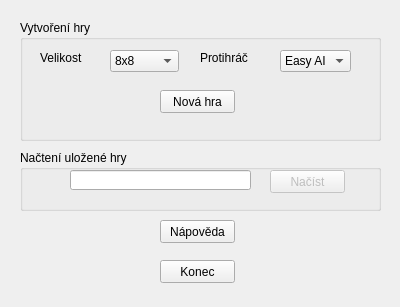
<?xml version="1.0" encoding="UTF-8"?>
<ui version="4.0">
 <class>MainWindow</class>
 <widget class="QMainWindow" name="MainWindow">
  <property name="geometry">
   <rect>
    <x>0</x>
    <y>0</y>
    <width>400</width>
    <height>307</height>
   </rect>
  </property>
  <property name="sizePolicy">
   <sizepolicy hsizetype="Fixed" vsizetype="Fixed">
    <horstretch>0</horstretch>
    <verstretch>0</verstretch>
   </sizepolicy>
  </property>
  <property name="minimumSize">
   <size>
    <width>400</width>
    <height>307</height>
   </size>
  </property>
  <property name="maximumSize">
   <size>
    <width>400</width>
    <height>307</height>
   </size>
  </property>
  <property name="windowTitle">
   <string>Reversi (Othello)</string>
  </property>
  <property name="windowIcon">
   <iconset resource="reversi.qrc">
    <normaloff>:/reversi.ico</normaloff>:/reversi.ico</iconset>
  </property>
  <property name="autoFillBackground">
   <bool>true</bool>
  </property>
  <widget class="QWidget" name="centralWidget">
   <widget class="QGroupBox" name="newGB">
    <property name="geometry">
     <rect>
      <x>20</x>
      <y>20</y>
      <width>361</width>
      <height>121</height>
     </rect>
    </property>
    <property name="title">
     <string>Vytvoření hry</string>
    </property>
    <widget class="QPushButton" name="newBtn">
     <property name="geometry">
      <rect>
       <x>140</x>
       <y>70</y>
       <width>75</width>
       <height>23</height>
      </rect>
     </property>
     <property name="toolTip">
      <string>Vytvoří novou hru (C)</string>
     </property>
     <property name="text">
      <string>Nová hra</string>
     </property>
     <property name="shortcut">
      <string>C</string>
     </property>
    </widget>
    <widget class="QComboBox" name="enemyCB">
     <property name="geometry">
      <rect>
       <x>260</x>
       <y>30</y>
       <width>71</width>
       <height>22</height>
      </rect>
     </property>
     <property name="toolTip">
      <string>Výběr typu protihráče</string>
     </property>
     <property name="currentIndex">
      <number>1</number>
     </property>
     <item>
      <property name="text">
       <string>Člověk</string>
      </property>
     </item>
     <item>
      <property name="text">
       <string>Easy AI</string>
      </property>
     </item>
     <item>
      <property name="text">
       <string>Hard AI</string>
      </property>
     </item>
    </widget>
    <widget class="QComboBox" name="sizeCB">
     <property name="geometry">
      <rect>
       <x>90</x>
       <y>30</y>
       <width>69</width>
       <height>22</height>
      </rect>
     </property>
     <property name="toolTip">
      <string>Výběr velikosti hry</string>
     </property>
     <property name="currentIndex">
      <number>1</number>
     </property>
     <item>
      <property name="text">
       <string>6x6</string>
      </property>
     </item>
     <item>
      <property name="text">
       <string>8x8</string>
      </property>
     </item>
     <item>
      <property name="text">
       <string>10x10</string>
      </property>
     </item>
     <item>
      <property name="text">
       <string>12x12</string>
      </property>
     </item>
    </widget>
    <widget class="QLabel" name="sizeLabel">
     <property name="geometry">
      <rect>
       <x>20</x>
       <y>30</y>
       <width>61</width>
       <height>16</height>
      </rect>
     </property>
     <property name="text">
      <string>Velikost</string>
     </property>
    </widget>
    <widget class="QLabel" name="enemyLabel">
     <property name="geometry">
      <rect>
       <x>180</x>
       <y>30</y>
       <width>71</width>
       <height>16</height>
      </rect>
     </property>
     <property name="text">
      <string>Protihráč</string>
     </property>
    </widget>
   </widget>
   <widget class="QGroupBox" name="loadGB">
    <property name="geometry">
     <rect>
      <x>20</x>
      <y>150</y>
      <width>361</width>
      <height>61</height>
     </rect>
    </property>
    <property name="title">
     <string>Načtení uložené hry</string>
    </property>
    <widget class="QLineEdit" name="loadArg">
     <property name="geometry">
      <rect>
       <x>50</x>
       <y>20</y>
       <width>181</width>
       <height>20</height>
      </rect>
     </property>
     <property name="toolTip">
      <string>Zadejte název uložené hry</string>
     </property>
     <property name="maxLength">
      <number>64</number>
     </property>
    </widget>
    <widget class="QPushButton" name="loadBtn">
     <property name="enabled">
      <bool>false</bool>
     </property>
     <property name="geometry">
      <rect>
       <x>250</x>
       <y>20</y>
       <width>75</width>
       <height>23</height>
      </rect>
     </property>
     <property name="toolTip">
      <string>Načte uloženou hru (L)</string>
     </property>
     <property name="text">
      <string>Načíst</string>
     </property>
     <property name="shortcut">
      <string>L</string>
     </property>
    </widget>
   </widget>
   <widget class="QPushButton" name="exitBtn">
    <property name="geometry">
     <rect>
      <x>160</x>
      <y>260</y>
      <width>75</width>
      <height>23</height>
     </rect>
    </property>
    <property name="toolTip">
     <string>Ukončí hru (ESC)</string>
    </property>
    <property name="text">
     <string>Konec</string>
    </property>
    <property name="shortcut">
     <string>Esc</string>
    </property>
   </widget>
   <widget class="QPushButton" name="helpBtn">
    <property name="geometry">
     <rect>
      <x>160</x>
      <y>220</y>
      <width>75</width>
      <height>23</height>
     </rect>
    </property>
    <property name="toolTip">
     <string>Otevře nápovědu (F1)</string>
    </property>
    <property name="text">
     <string>Nápověda</string>
    </property>
    <property name="shortcut">
     <string>F1</string>
    </property>
   </widget>
   <zorder>loadGB</zorder>
   <zorder>newGB</zorder>
   <zorder>exitBtn</zorder>
   <zorder>helpBtn</zorder>
  </widget>
 </widget>
 <layoutdefault spacing="6" margin="11"/>
 <resources>
  <include location="reversi.qrc"/>
 </resources>
 <connections/>
</ui>
